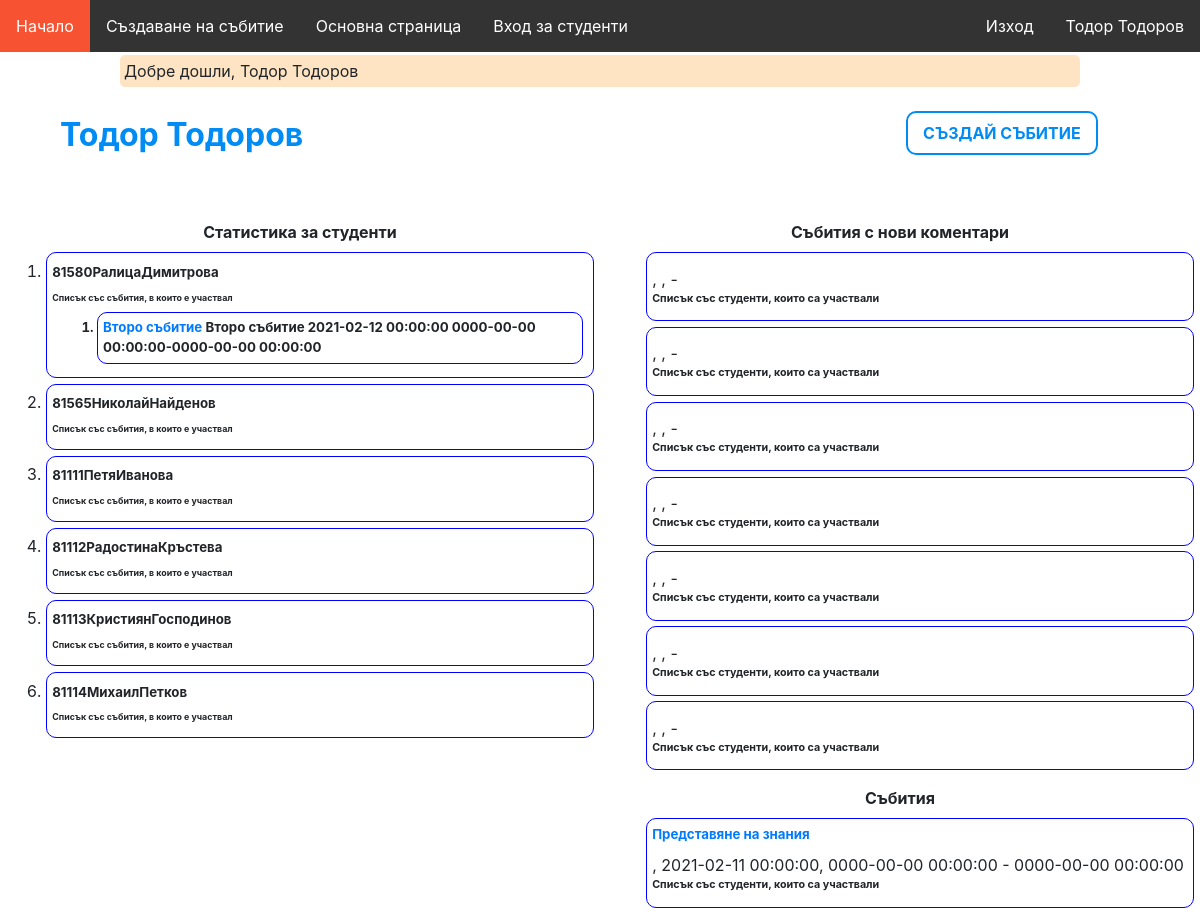
The app's page /dashboard (signed in) with its own data.
### tables this page shows
CREATE TABLE `events` (
  `id` int(10) UNSIGNED NOT NULL,
  `name` varchar(50) NOT NULL,
  `description` text DEFAULT NULL,
  `date` datetime NOT NULL,
  `start` datetime DEFAULT NULL,
  `end` datetime DEFAULT NULL,
  `teacher_id` int(10) UNSIGNED NOT NULL
);

CREATE TABLE `student` (
  `id` int(11) NOT NULL,
  `first_name` varchar(255) NOT NULL,
  `last_name` varchar(255) NOT NULL,
  `faculty_number` int(11) NOT NULL
);

### app/Controllers/HomeController.php (called while the page is built, shortened)
<?php
class HomeController
{
    public function showDashboard()
    {
        $eventsWithPendingCommentsQuery = \App\Models\Comment::extractEventsWithPendingComments();
            if (
                $eventsWithPendingCommentsQuery["successfullyExecuted"] == true &&
                $eventsWithPendingCommentsQuery["thereAreEvents"] == true
            )
            {
                $eventsWithPendingComments = $eventsWithPendingCommentsQuery['eventsWithPendingComments'];
            }
            else{
                $eventsWithPendingComments=[];
            }
        $events = Auth::check()
            ? Event::getManyWithAttendance([
                'teacher_id' => $_SESSION['teacherId'],
            ])
            : [];
            $sql="SELECT * FROM student";
            $preparedStmt = \Core\Database::getConnection()->prepare($sql);
            $preparedStmt->execute();
            $students = $preparedStmt->fetchAll();
        view('dashboard', [
            'events' => $events,
            'eventsWithPendingComments' => $eventsWithPendingComments,
            'students' => $students
        ]);
    }
}

### app/routes.php (called while the page is built, shortened)
<?php
$router = new Router();
$router->get('/login', 'AuthController@showLogin');
$router->post('/login', 'AuthController@login');
$router->get('/register', 'AuthController@showRegister');
$router->post('/enter-teacher', 'AuthController@register');
$router->get('/logout', 'AuthController@logout');
$router->get('/studentsLogin', 'AuthController@showStudentsLogin');
$router->post('/studentsLogin', 'AuthController@studentsLogin');
$router->get('/event/create', 'EventsController@create');
$router->post('/event', 'EventsController@store');
$router->get('/event/{id}', 'EventsController@show');
$router->post('/event/{id}/import', 'EventsController@import');
$router->get('/event/{id}/edit', 'EventsController@edit');
$router->put('/event/{id}', 'EventsController@update');
$router->delete('/event/{id}', 'EventsController@delete');
$router->get('/attendance/check', 'AttendanceController@checkForm');
$router->get('/attendance', 'AttendanceController@show');
$router->get('/', 'UsersController@showFrontPage');
$router->post('/front_page', 'HomeController@frontPage_method');
$router->get('/dashboard', 'HomeController@showDashboard');

### core/bootstrap.php (called while the page is built, shortened)
<?php
require_once('autoloader.php');
require_once('helpers.php');
$config['database'] = require_once('../config/database.php');
$config['app'] = require_once('../config/app.php');
require_once('../app/routes.php');

### public/index.php (called while the page is built)
<?php
require_once './../core/bootstrap.php';

### app/Services/Auth.php (called while the page is built, shortened)
<?php
class Auth
{
    public static function check()
    {
        return array_key_exists('teacherId', $_SESSION) && is_numeric($_SESSION['teacherId']);
    }
}

### core/Database.php (called while the page is built, shortened)
<?php
class Database
{
    private static $instance = null;
    private function __construct()
    {
        $db = config('database');
        $this->connection = new PDO(
            'mysql:host=' . $db['host'] . ';dbname=' . $db['database'],
            $db['user'],
            $db['password'],
            $db['pdo']
        );
        self::$instance = $this;
    }
    public static function getConnection()
    {
        if (self::$instance == null) {
            self::$instance = new self();
        }
        return self::$instance->connection;
    }
}

### config/database.php (called while the page is built)
<?php
return [
    'host' => 'localhost',
    'database' => 'web-technologies',
    'user' => 'root',
    'password' => '',
    'pdo' => [
        \PDO::ATTR_DEFAULT_FETCH_MODE => \PDO::FETCH_ASSOC,
    ]
];

### config/app.php (called while the page is built)
<?php
return [
    'url' => 'http://web-technologies.devv',
];

### core/Model.php (called while the page is built, shortened)
<?php
abstract class Model
{
    protected static $table;
    protected $attributes = [];
    public static function getMany($columns)
    {
        $sql = 'SELECT * FROM ' . self::getTableName();
        $sql .=  self::generateWhereSql($columns);
        $stmt = Database::getConnection()->prepare($sql);
        $stmt->execute($columns);
        $results = $stmt->fetchAll();
        if ($results !== false) {
            return array_map(function ($result) {
                $modelClass = get_called_class();
                $model = new $modelClass();
                $model->attributes = $result;
                return $model;
            }, $results);
        }
        return [];
    }
    protected static function generateWhereSql(array $columns)
    {
        $sql = ' WHERE ';
        $colLen = count($columns);
        $i = 0;
        foreach ($columns as $column => $value) {
            $sql .= "$column = :$column";
        }
        $sql .= ';';
        return $sql;
    }
    protected static function getTableName()
    {
        if (isset(get_called_class()::$table)) {
            return get_called_class()::$table;
        }
        throw new \Exception('Unknown table');
    }
    public function __get($name)
    {
        return array_key_exists($name, $this->attributes)
            ? $this->attributes[$name]
            : null;
    }
    public function __set($name, $value)
    {
        $this->attributes[$name] = $value;
    }
}

### app/Models/Event.php (called while the page is built, shortened)
<?php
class Event extends Model
{
    public static function getManyWithAttendance($columns)
    {
        $events = self::getMany($columns);
        return $events;
    }
}

### core/autoloader.php (called while the page is built, shortened)
<?php
spl_autoload_register(function ($class) {
    $prefixes = [
        'App' => 'app',
        'Core' => 'core'
    ];
    foreach ($prefixes as $prefix => $dirname) {
        $base_dir = __DIR__ . "/../$dirname/";
        $len = mb_strlen($prefix);
        if (strncmp($prefix, $class, $len) !== 0) {
            continue;
        }
        $relative_class = substr($class, $len);
        $file = $base_dir . str_replace('\\', '/', $relative_class) . '.php';
        if (file_exists($file)) {
            break;
        }
    }
});

### app/Models/Comment.php (called while the page is built, shortened)
<?php
class Comment extends Model
{
    public static function extractEventsWithPendingComments(){
        $sql = "SELECT * FROM events WHERE id IN (SELECT event_id FROM comments WHERE pending = 1)";
        $preparedStmt = \Core\Database::getConnection()->prepare($sql);
        try {
            $preparedStmt->execute();
        } catch (\PDOException $e) {
            $errMsg = $e->getMessage();
            $query = ["successfullyExecuted" => false, "errMessage" => $errMsg];
                return $query;
        }
        $events_assoc = $preparedStmt->fetch(\PDO::FETCH_ASSOC);
        if ($events_assoc) {
            $query = ["successfullyExecuted" => true, "thereAreEvents" => true,
            "eventsWithPendingComments" => $events_assoc, "numberOfComments" => count($events_assoc)];
            return $query;
        } else {
            $query = ["successfullyExecuted" => true, "thereAreEvents" => false];
            return $query;
        }
    }
}

### app/Views/dashboard.php (the view, shortened to what this page needs)
<?php require_once('includes/header.php'); ?>
<link rel="stylesheet" href="/dashboard.css">
<main>
    <div id="header">
        <h1 id="name">
            <?= $_SESSION['firstName'] . ' ' . $_SESSION['lastName'] ?>
        </h1>
        <div id="buttons">
            <a href="/event/create" id="createEventBtn">
                Създай събитие
            </a>
        </div>
        <hr>
    </div>
    <section id="eventsStatistics">
        <?php if(!$_SESSION['fn'] && \App\Services\Auth::check()) : ?>
        <h4>
            Събития с нови коментари
        </h4>
        <ul>
            <?php foreach($data['eventsWithPendingComments'] as $event) : ?>
                <li class="event">
                    <?= ', ' . $event['date'] . ', ' . $event['start'] . ' - ' . $event['end'] ?>
                    <div class="hidden">
                        <h6>Списък със студенти, които са участвали</h6>
                    </div>
                </li>
            <?php endforeach;?>
        </ul>
        <?php endif; ?>
        <h4>
            Събития
        </h4>
        <ul id="eventsList">
            <?php foreach ($data['events'] as $event) :  ?>
                <li class="event">
                    <h5><a href="/event/<?= $event->id ?>" class="link"><?= $event->name ?></a></h5>
                    <?= ', ' . $event->date . ', ' . $event->start . ' - ' . $event->end ?>
                    <div class="hidden">
                        <h6>Списък със студенти, които са участвали</h6>
                    </div>
                </li>
            <?php endforeach; ?>
        </ul>
    </section>
    <section id="studentsStatistics">
        <h4>Статистика за студенти</h4>
        <ol id="studentsList">
        <?php foreach($data['students'] as $student) : ?>
            <li class="student"><h5><?php echo $student['faculty_number']; echo $student['first_name']; echo $student['last_name'];?><h5>
                <div class="hidden">
                    <h6>Списък със събития, в които е участвал</h6>
                    <ol>
                    <?php
                        $sql="SELECT * FROM events WHERE id IN (SELECT event_id FROM attendance WHERE faculty_number=:fn)";
                        $preparedStmt = \Core\Database::getConnection()->prepare($sql);
                        try{
                            $preparedStmt->execute(["fn" => $student['faculty_number']]);
                        }catch(\PDOException $e){
                            $errMsg = $e->getMessage();
                        }
                        $eventsForStudent = $preparedStmt->fetchAll();
                    ?>
                    <?php foreach($eventsForStudent as $event) : ?>
                        <li>
                            <a href="/event/<?= $event['id'] ?>" class="link"><?= $event['name'] ?></a>
                            <?php echo $event['name'] . " " . $event['date'] . " " . $event['start'] . "-" . $event['end'];?>
                        </li>
                    <?php endforeach; ?>
                    </ol>
                </div>
            </li>
        <?php endforeach; ?>
        </ol>
    </section>
</main>
</body>
</html>
<?php require_once('includes/footer.php'); ?>

### records on screen
events: name "Представяне на знания", date "2021-02-11 00:00:00", start "0000-00-00 00:00:00", end "0000-00-00 00:00:00"
student: faculty_number "81580", first_name "Ралица", last_name "Димитрова"
events: name "Второ събитие", date "2021-02-12 00:00:00", start "0000-00-00 00:00:00", end "0000-00-00 00:00:00"
student: faculty_number "81565", first_name "Николай", last_name "Найденов"
student: faculty_number "81111", first_name "Петя", last_name "Иванова"
student: faculty_number "81112", first_name "Радостина", last_name "Кръстева"
student: faculty_number "81113", first_name "Кристиян", last_name "Господинов"
student: faculty_number "81114", first_name "Михаил", last_name "Петков"

### other values on screen
$_SESSION['firstName'] "Тодор"
$_SESSION['lastName'] "Тодоров"
p($_SESSION[$message]) "Добре дошли, Тодор Тодоров"
